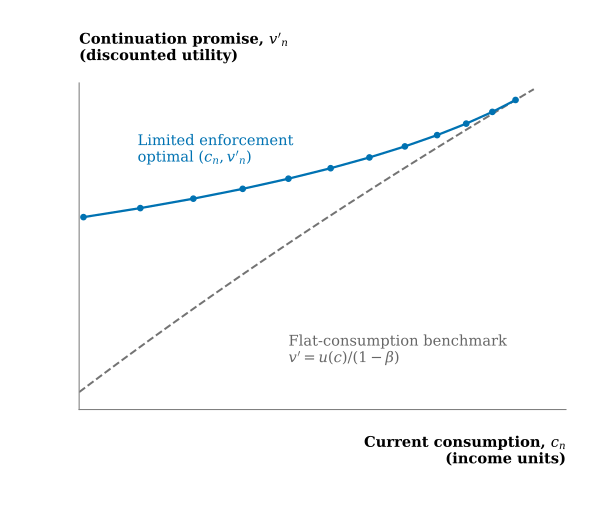

Reproduce this figure in Python.
"""Reproduce slide 20's vector curves; pass lecture7_2026.pdf as argument."""

from pathlib import Path
import sys

import fitz
import matplotlib
import numpy as np

matplotlib.use("Agg")
import matplotlib.pyplot as plt

source = fitz.open(sys.argv[1])
drawings = source[19].get_drawings()
blue = next(d for d in drawings if d["type"] == "s"
            and d["color"][2] > 0.65 and len(d["items"]) > 2)
gray = next(d for d in drawings if d["type"] == "s"
            and len(d["items"]) > 20)
origin = drawings[1]["items"][0][1]
width = drawings[1]["items"][0][2].x - origin.x
height = origin.y - drawings[3]["items"][0][2].y


def coordinates(drawing):
    points = [item[1] for item in drawing["items"]]
    points.append(drawing["items"][-1][2])
    return np.array([((p.x - origin.x) / width,
                      (origin.y - p.y) / height) for p in points]).T


plt.rcParams.update({
    "font.family": "DejaVu Serif",
    "font.size": 11,
    "mathtext.fontset": "dejavuserif",
    "pdf.fonttype": 42,
    "svg.fonttype": "path",
    "svg.hashsalt": "ec442-limited-enforcement-tradeoff",
})
fig, ax = plt.subplots(figsize=(6.4, 5.4))
fig.subplots_adjust(left=0.08, right=0.97, bottom=0.21, top=0.84)
ax.plot(*coordinates(gray), color="0.45", linestyle="--", linewidth=1.5)
ax.plot(*coordinates(blue), color="#0072B2", marker="o",
        markersize=4, linewidth=1.7)
ax.text(0.12, 0.75, "Limited enforcement\noptimal $(c_n,v'_n)$",
        color="#0072B2", va="bottom")
ax.text(0.43, 0.23, "Flat-consumption benchmark\n$v'=u(c)/(1-\\beta)$",
        color="0.4", va="top")
ax.text(0, 1.06, "Continuation promise, $v'_n$\n(discounted utility)",
        transform=ax.transAxes, weight="bold", va="bottom")
ax.text(1, -0.08, "Current consumption, $c_n$\n(income units)",
        transform=ax.transAxes, weight="bold", ha="right", va="top")
ax.set(xlim=(0, 1), ylim=(0, 1), xticks=[], yticks=[])
ax.set_aspect(height / width)
ax.spines[["top", "right"]].set_visible(False)
ax.spines[["bottom", "left"]].set_color("0.5")
for extension in ("pdf", "svg"):
    fig.savefig(Path(__file__).with_suffix("." + extension),
                metadata={"Creator": "EC442 lecture notes"})
plt.close(fig)
